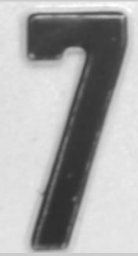
#> input picture CV_3_4/input/fft.png, 138 x 256 px
$ jupyter execute --allow-errors dft_transform.ipynb
#> lines starting #> are read from the running program, lines starting #| are printed output that depends on the picture
### CV_3_4/utils.py
import cv2
import numpy as np
import matplotlib.pyplot as plt
import math
import imutils
import numpy as np
import matplotlib.pylab as plt
from imutils import contours
from scipy.fftpack import dct, idct


# implement 2D DCT
def dct2(a):
    return dct(dct(a.T, norm='ortho').T, norm='ortho')

# implement 2D IDCT
def idct2(a):
    return idct(idct(a.T, norm='ortho').T, norm='ortho')


def s(img):
    plt.imshow(img)
    # plt.axis("off")
    plt.show()

img = cv2.imread("input/bang_diem.png")

import cv2

# [85 lines left out: functions rotate_image, extract_digit, save_image, not called in this run]

### CV_3_4/dft_transform.ipynb
[cell 1]
import cv2
from skimage.color import rgb2gray
from skimage.io import imread
from utils import s
import matplotlib.pyplot as plt
import numpy as np
import math

[cell 2]
im = cv2.imread("input/fft.png")
#> im is the input picture: shape (256, 138, 3); min 46, max 254, mean 169.6
im = cv2.cvtColor(im,cv2.COLOR_BGR2GRAY)
#> im: shape (256, 138)
s(im)

[cell 3]
dft = np.fft.fft2(im)
dft_shift = np.fft.fftshift(dft)#shift to center
phase_spectrum = np.angle(dft_shift)
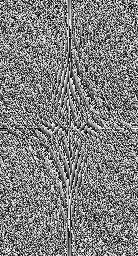
#> phase_spectrum: shape (256, 138) float64; min -3.14, max 3.14, mean -8.89e-05; drawn with min black and max white
fig,axes = plt.subplots(1,2)
axes[0].imshow(im)
axes[1].imshow(phase_spectrum)
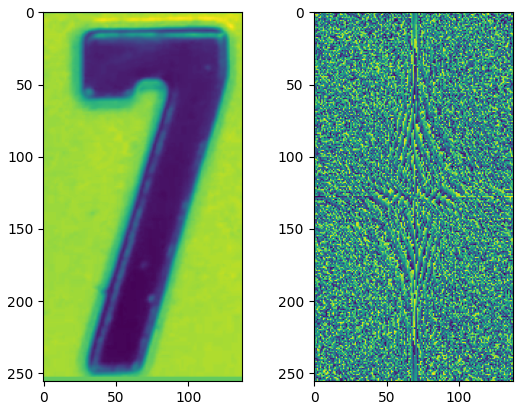
#> figure drawn by matplotlib, 2 panels

# IMAGE FILTERING

[cell 4]
def distance(point1,point2):
    return math.sqrt((point1[0]-point2[0])**2 + (point1[1]-point2[1])**2)

## Ideal Low Pass Filter (ILPF)

[cell 5]
def idealFilterLP(D0,imgShape):
#> called with D0 = 10, imgShape = (256, 138)
    base = np.zeros(imgShape[:2])
    rows, cols = imgShape[:2]
    center = (rows/2,cols/2)
    for x in range(cols):
        for y in range(rows):
            if distance((y,x),center) < D0:
                base[y,x] = 1
    return base

[cell 6]
lst_D = [10*i for i in range(1,5)]
print(lst_D)
fig, axes = plt.subplots(1,4)
lst_plot = [axes[idx].imshow(idealFilterLP(lst_D[idx],im.shape)) for idx in range(len(lst_D))]
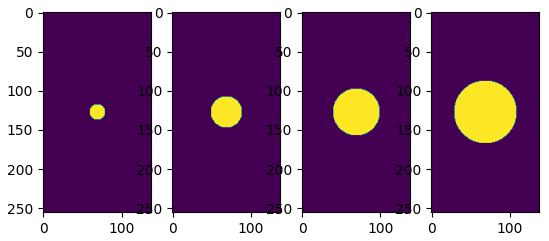
#> figure drawn by matplotlib, 4 panels

## Ideal High Pass Filter (IHPF)

[cell 7]
def idealFilterHP(D0,imgShape):
#> called with D0 = 10, imgShape = (256, 138)
    base = np.ones(imgShape[:2])
    rows, cols = imgShape[:2]
    center = (rows/2,cols/2)
    for x in range(cols):
        for y in range(rows):
            if distance((y,x),center) < D0:
                base[y,x] = 0
    return base

[cell 8]
lst_D = [10*i for i in range(1,5)]
print(lst_D)
fig, axes = plt.subplots(1,4)
lst_plot = [axes[idx].imshow(idealFilterHP(lst_D[idx],im.shape)) for idx in range(len(lst_D))]
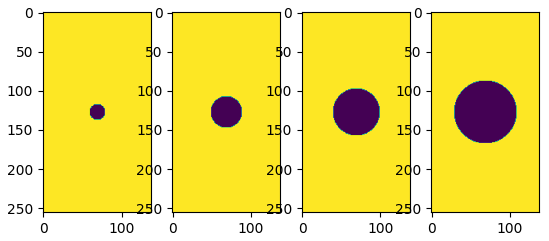
#> figure drawn by matplotlib, 4 panels

## Gaussian Low Pass Filter (GLPF)

[cell 9]
def gaussianLP(D0,imgShape):
#> called with D0 = 10, imgShape = (256, 138)
    base = np.zeros(imgShape[:2])
    rows, cols = imgShape[:2]
    center = (rows/2,cols/2)
    for x in range(cols):
        for y in range(rows):
            base[y,x] = math.exp(((-distance((y,x),center)**2)/(2*(D0**2))))
    return base

[cell 10]
lst_D = [10*i for i in range(1,5)]
print(lst_D)
fig, axes = plt.subplots(1,4)
lst_plot = [axes[idx].imshow(gaussianLP(lst_D[idx],im.shape)) for idx in range(len(lst_D))]
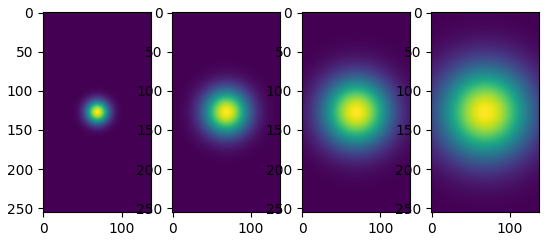
#> figure drawn by matplotlib, 4 panels

## Gaussian High Pass Filter (GHPF)

[cell 11]
def gaussianHP(D0,imgShape):
#> called with D0 = 10, imgShape = (256, 138)
    base = np.zeros(imgShape[:2])
    rows, cols = imgShape[:2]
    center = (rows/2,cols/2)
    for x in range(cols):
        for y in range(rows):
            base[y,x] = 1 - math.exp(((-distance((y,x),center)**2)/(2*(D0**2))))
    return base

[cell 12]
lst_D = [10*i for i in range(1,5)]
print(lst_D)
fig, axes = plt.subplots(1,4)
lst_plot = [axes[idx].imshow(gaussianHP(lst_D[idx],im.shape)) for idx in range(len(lst_D))]
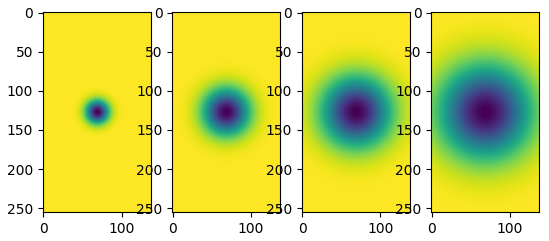
#> figure drawn by matplotlib, 4 panels
